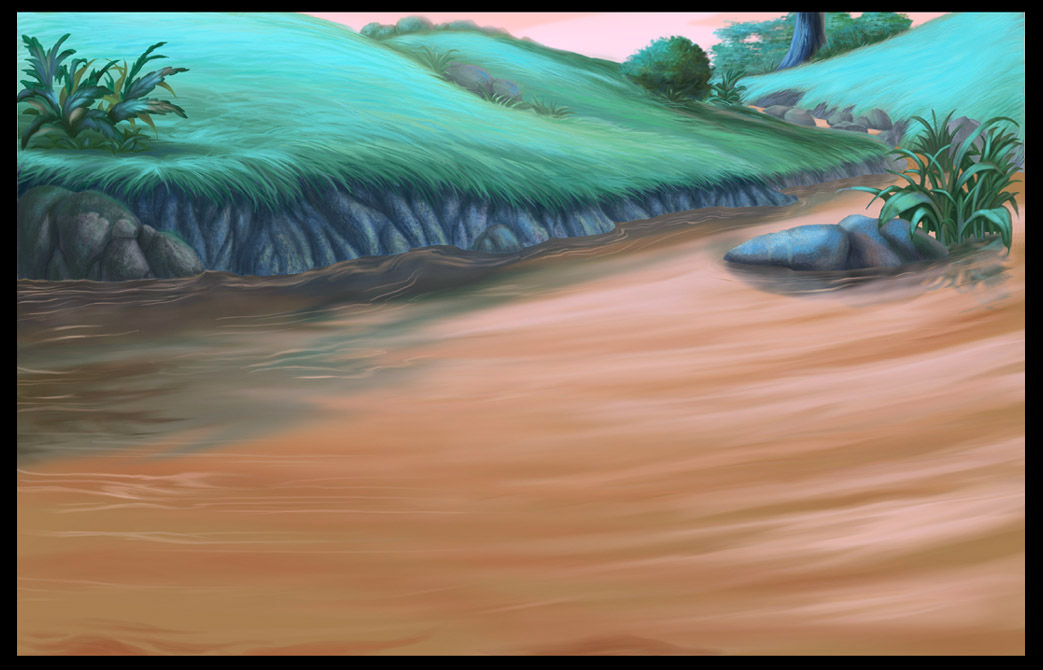
#> input picture S4/Imagerie/TD Python/image.png, 1043 x 670 px
$ python traitement.py image.png image.png
#> lines starting #> are read from the running program, lines starting #| are printed output that depends on the picture
from PIL import Image
import numpy
import sys


def nuanceGris(tab, size):
    for x in range(size[0]):
        for y in range(size[1]):
            R = pixels[x, y][0]
            V = pixels[x, y][1]
            B = pixels[x, y][2]
            G = int(0.299 * R + 0.587 * V + 0.114 * B)# coding: utf8

            pixels[x, y] = (G, G, G)


if __name__ == "__main__":

    path = './'
    filename = sys.argv[1]
    choix = sys.argv[2]

    # Read image
    image = Image.open(path + filename)
#> image is the input picture: PIL image 1043x670 RGB; mean R, G, B 129.1, 126.2, 109.2

    # Affiche l'image
    image.show()

    # Read pixels
    pixels = image.load()

    # image size
    size = image.size
#> size = (1043, 670)

    data = []
    for x in range(size[0]):
        for y in range(size[1]):
            data.append(pixels[x, y][1])  # pour Histogramme
            R = pixels[x, y][0]  # Couleur Rouge
            V = pixels[x, y][1]  # Couleur Verte
            B = pixels[x, y][2]  # Couleur Bleu
            pixels[x, y] = (R, V, B)
#> after the loop, data = 698810 items

    '''switch(choix):
        case "nuanceGris":'''
    nuanceGris(pixels, size)

    # Enregistre l'image
    image.save(path + filename.split(".")[0] + "_nuanceGris.png", "PNG")
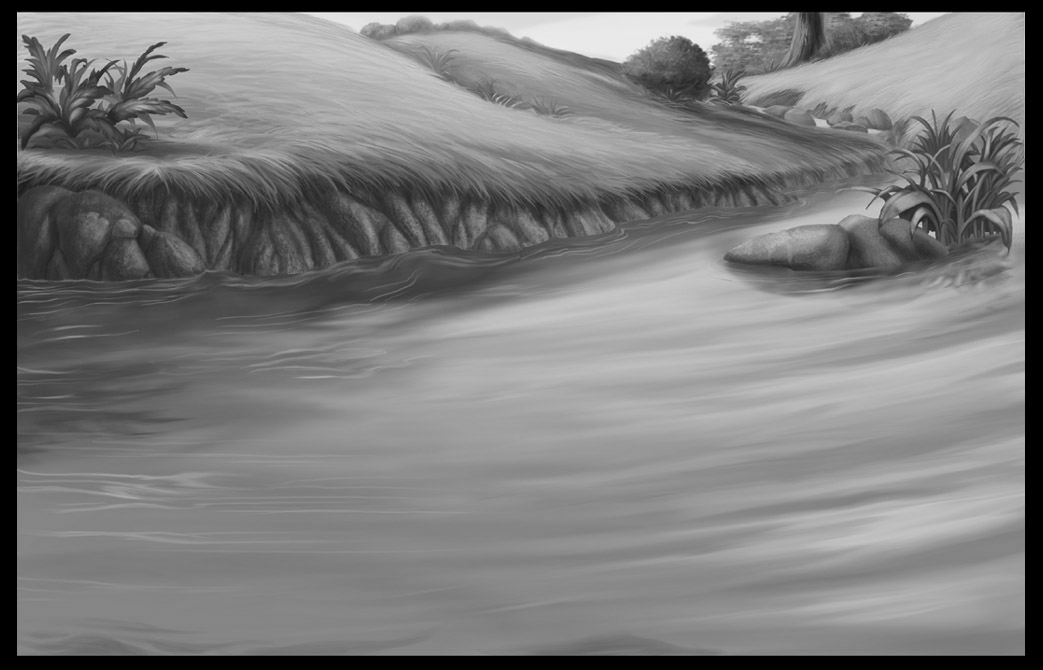
#> saved as image_nuanceGris.png: PIL image 1043x670 RGB; min 0, max 244, mean 124.6

    # Ouvre dans un tableau 3D l'image [Ligne][Colonne][Couleur]
    pix = numpy.array(image)

    # Pixel Rouge(0) en position 0,0
    print(pix[0][0][0])
#| 0
    print(pixels[0, 0][0])
#| 0


    # Création d'une nouvelle image et l'affiche
    newimage = Image.fromarray(pix)
    newimage.show()
